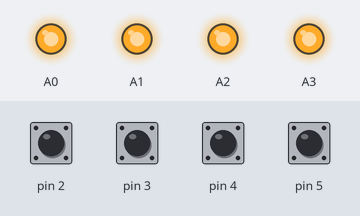
The sketch below on a simulated Arduino Uno, built with avr-gcc and run on an emulated ATmega328P. On the bench: output pins drawn as LEDs (lit = HIGH). Inputs (shaded band) come from the test bench; at power-on: pin 2–5 HIGH.

Above: at 1.2 s.
1.3 s: pin 2 pulled LOW for 0.15 s
At 1.37 s:
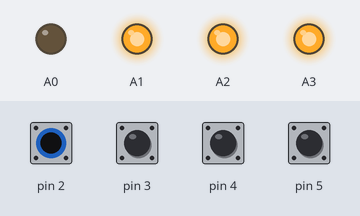
2.9 s: pin 3 pulled LOW for 0.15 s
At 2.97 s:
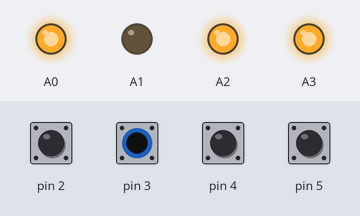
4.5 s: pin 4 pulled LOW for 0.15 s
At 4.57 s:
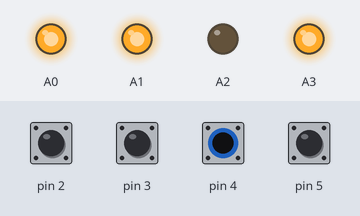
6.1 s: pin 5 pulled LOW for 0.15 s
At 6.17 s:
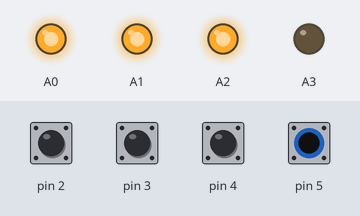
7.7 s: pin 2 driven LOW and pin 3 driven LOW
At 8.5 s:
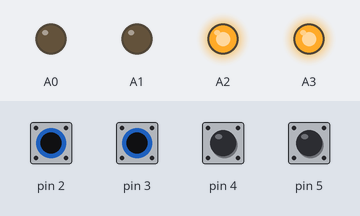
9.2 s: pin 4 pulled LOW for 1 s
At 9.7 s:
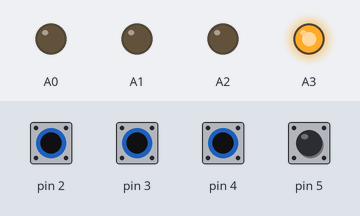
Timing chart, 0 to 12.2 s (numbered marks = the images above; inputs shaded):
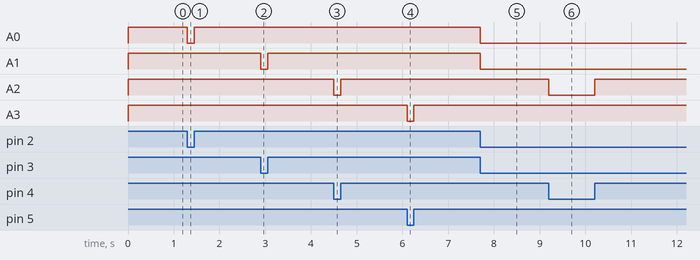

Measured:
- after the input at 1.3 s, A0: HIGH → LOW at once, → HIGH 0.15 s later
- after the input at 2.9 s, A1: HIGH → LOW at once, → HIGH 0.15 s later
- after the input at 4.5 s, A2: HIGH → LOW at once, → HIGH 0.15 s later
- after the input at 6.1 s, A3: HIGH → LOW at once, → HIGH 0.15 s later
- after the input at 7.7 s, A0, A1: HIGH → LOW at once
- after the input at 9.2 s, A2: HIGH → LOW at once, → HIGH 1.0 s later

The sketch:

Relay.ino
```cpp
void setup() {
  // put your setup code here, to run once:

pinMode(2, INPUT_PULLUP);
pinMode(3, INPUT_PULLUP);
pinMode(4, INPUT_PULLUP);
pinMode(5, INPUT_PULLUP);
pinMode(A0, OUTPUT);
pinMode(A1, OUTPUT);
pinMode(A2, OUTPUT);
pinMode(A3, OUTPUT);
}

void loop() {
  // put your main code here, to run repeatedly:
  digitalWrite(A0, digitalRead(2));
  digitalWrite(A1, digitalRead(3));
  digitalWrite(A2, digitalRead(4));
  digitalWrite(A3, digitalRead(5));

}
```
